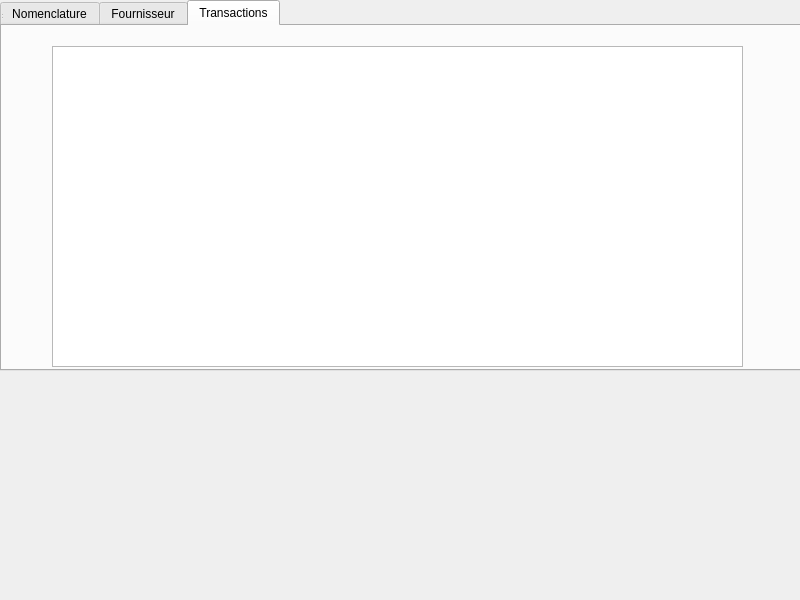
<?xml version="1.0" encoding="UTF-8"?>
<ui version="4.0">
 <class>SecD</class>
 <widget class="QDialog" name="SecD">
  <property name="geometry">
   <rect>
    <x>0</x>
    <y>0</y>
    <width>800</width>
    <height>600</height>
   </rect>
  </property>
  <property name="windowTitle">
   <string>SecDialog</string>
  </property>
  <widget class="QWidget" name="centralwidget" native="true">
   <property name="geometry">
    <rect>
     <x>0</x>
     <y>0</y>
     <width>801</width>
     <height>481</height>
    </rect>
   </property>
   <widget class="QTabWidget" name="qtab">
    <property name="geometry">
     <rect>
      <x>0</x>
      <y>0</y>
      <width>801</width>
      <height>371</height>
     </rect>
    </property>
    <property name="currentIndex">
     <number>2</number>
    </property>
    <widget class="QWidget" name="tab">
     <attribute name="title">
      <string>Nomenclature</string>
     </attribute>
     <widget class="QTableView" name="table_nomenclature">
      <property name="geometry">
       <rect>
        <x>270</x>
        <y>40</y>
        <width>481</width>
        <height>301</height>
       </rect>
      </property>
     </widget>
     <widget class="QLabel" name="label_titre">
      <property name="geometry">
       <rect>
        <x>20</x>
        <y>40</y>
        <width>121</width>
        <height>21</height>
       </rect>
      </property>
      <property name="font">
       <font>
        <pointsize>11</pointsize>
       </font>
      </property>
      <property name="text">
       <string>Titre</string>
      </property>
     </widget>
     <widget class="QLabel" name="label_2">
      <property name="geometry">
       <rect>
        <x>20</x>
        <y>80</y>
        <width>61</width>
        <height>16</height>
       </rect>
      </property>
      <property name="font">
       <font>
        <pointsize>11</pointsize>
       </font>
      </property>
      <property name="text">
       <string>Contenu</string>
      </property>
     </widget>
     <widget class="QLabel" name="label_3">
      <property name="geometry">
       <rect>
        <x>10</x>
        <y>130</y>
        <width>71</width>
        <height>16</height>
       </rect>
      </property>
      <property name="font">
       <font>
        <pointsize>11</pointsize>
       </font>
      </property>
      <property name="text">
       <string>Description</string>
      </property>
     </widget>
     <widget class="QLabel" name="label_4">
      <property name="geometry">
       <rect>
        <x>20</x>
        <y>180</y>
        <width>47</width>
        <height>13</height>
       </rect>
      </property>
      <property name="font">
       <font>
        <pointsize>11</pointsize>
       </font>
      </property>
      <property name="text">
       <string>Solde</string>
      </property>
     </widget>
     <widget class="QLineEdit" name="f_titre">
      <property name="geometry">
       <rect>
        <x>90</x>
        <y>40</y>
        <width>113</width>
        <height>20</height>
       </rect>
      </property>
     </widget>
     <widget class="QLineEdit" name="f_contenu">
      <property name="geometry">
       <rect>
        <x>90</x>
        <y>80</y>
        <width>113</width>
        <height>20</height>
       </rect>
      </property>
     </widget>
     <widget class="QLineEdit" name="f_description">
      <property name="geometry">
       <rect>
        <x>90</x>
        <y>130</y>
        <width>113</width>
        <height>20</height>
       </rect>
      </property>
     </widget>
     <widget class="QLineEdit" name="f_solde">
      <property name="geometry">
       <rect>
        <x>90</x>
        <y>180</y>
        <width>113</width>
        <height>20</height>
       </rect>
      </property>
     </widget>
     <widget class="QPushButton" name="b_ajouter">
      <property name="geometry">
       <rect>
        <x>100</x>
        <y>290</y>
        <width>91</width>
        <height>31</height>
       </rect>
      </property>
      <property name="font">
       <font>
        <pointsize>11</pointsize>
       </font>
      </property>
      <property name="text">
       <string>Ajouter</string>
      </property>
     </widget>
     <widget class="QPushButton" name="b_supprimer">
      <property name="geometry">
       <rect>
        <x>270</x>
        <y>350</y>
        <width>481</width>
        <height>31</height>
       </rect>
      </property>
      <property name="font">
       <font>
        <pointsize>11</pointsize>
       </font>
      </property>
      <property name="text">
       <string>Supprimer</string>
      </property>
     </widget>
     <widget class="QComboBox" name="cb_type">
      <property name="geometry">
       <rect>
        <x>90</x>
        <y>220</y>
        <width>111</width>
        <height>22</height>
       </rect>
      </property>
      <item>
       <property name="text">
        <string>chapitre</string>
       </property>
      </item>
      <item>
       <property name="text">
        <string>souschapitre</string>
       </property>
      </item>
      <item>
       <property name="text">
        <string>article</string>
       </property>
      </item>
      <item>
       <property name="text">
        <string>programme</string>
       </property>
      </item>
     </widget>
     <widget class="QComboBox" name="cb_parent">
      <property name="geometry">
       <rect>
        <x>90</x>
        <y>250</y>
        <width>111</width>
        <height>22</height>
       </rect>
      </property>
     </widget>
     <widget class="QLabel" name="label">
      <property name="geometry">
       <rect>
        <x>20</x>
        <y>220</y>
        <width>51</width>
        <height>21</height>
       </rect>
      </property>
      <property name="font">
       <font>
        <pointsize>11</pointsize>
       </font>
      </property>
      <property name="text">
       <string>Type</string>
      </property>
     </widget>
     <widget class="QLabel" name="label_10">
      <property name="geometry">
       <rect>
        <x>20</x>
        <y>250</y>
        <width>61</width>
        <height>20</height>
       </rect>
      </property>
      <property name="font">
       <font>
        <pointsize>11</pointsize>
       </font>
      </property>
      <property name="text">
       <string>Parent</string>
      </property>
     </widget>
     <widget class="QLabel" name="label_13">
      <property name="geometry">
       <rect>
        <x>270</x>
        <y>10</y>
        <width>51</width>
        <height>21</height>
       </rect>
      </property>
      <property name="font">
       <font>
        <pointsize>11</pointsize>
       </font>
      </property>
      <property name="text">
       <string>Afficher</string>
      </property>
     </widget>
     <widget class="QComboBox" name="cb_affichage_type">
      <property name="geometry">
       <rect>
        <x>330</x>
        <y>10</y>
        <width>131</width>
        <height>21</height>
       </rect>
      </property>
      <property name="font">
       <font>
        <pointsize>11</pointsize>
       </font>
      </property>
      <item>
       <property name="text">
        <string>chapitre</string>
       </property>
      </item>
      <item>
       <property name="text">
        <string>souschapitre</string>
       </property>
      </item>
      <item>
       <property name="text">
        <string>article</string>
       </property>
      </item>
      <item>
       <property name="text">
        <string>programme</string>
       </property>
      </item>
     </widget>
    </widget>
    <widget class="QWidget" name="tab_2">
     <attribute name="title">
      <string>Fournisseur</string>
     </attribute>
     <widget class="QTableView" name="table_fournisseur">
      <property name="geometry">
       <rect>
        <x>270</x>
        <y>10</y>
        <width>481</width>
        <height>301</height>
       </rect>
      </property>
     </widget>
     <widget class="QLabel" name="label_5">
      <property name="geometry">
       <rect>
        <x>40</x>
        <y>30</y>
        <width>47</width>
        <height>13</height>
       </rect>
      </property>
      <property name="font">
       <font>
        <pointsize>11</pointsize>
       </font>
      </property>
      <property name="text">
       <string>Gérant</string>
      </property>
     </widget>
     <widget class="QLabel" name="label_6">
      <property name="geometry">
       <rect>
        <x>20</x>
        <y>70</y>
        <width>101</width>
        <height>16</height>
       </rect>
      </property>
      <property name="font">
       <font>
        <pointsize>11</pointsize>
       </font>
      </property>
      <property name="text">
       <string>Raison sociale</string>
      </property>
     </widget>
     <widget class="QLabel" name="label_7">
      <property name="geometry">
       <rect>
        <x>30</x>
        <y>110</y>
        <width>141</width>
        <height>20</height>
       </rect>
      </property>
      <property name="font">
       <font>
        <pointsize>11</pointsize>
       </font>
      </property>
      <property name="text">
       <string>Description</string>
      </property>
     </widget>
     <widget class="QLineEdit" name="f_gerant">
      <property name="geometry">
       <rect>
        <x>120</x>
        <y>30</y>
        <width>113</width>
        <height>21</height>
       </rect>
      </property>
     </widget>
     <widget class="QLineEdit" name="f_rs">
      <property name="geometry">
       <rect>
        <x>120</x>
        <y>70</y>
        <width>113</width>
        <height>20</height>
       </rect>
      </property>
     </widget>
     <widget class="QTextEdit" name="t_description">
      <property name="geometry">
       <rect>
        <x>120</x>
        <y>110</y>
        <width>141</width>
        <height>91</height>
       </rect>
      </property>
     </widget>
     <widget class="QPushButton" name="b_supprimer2">
      <property name="geometry">
       <rect>
        <x>270</x>
        <y>320</y>
        <width>481</width>
        <height>31</height>
       </rect>
      </property>
      <property name="font">
       <font>
        <pointsize>11</pointsize>
       </font>
      </property>
      <property name="text">
       <string>Supprimer</string>
      </property>
     </widget>
     <widget class="QLabel" name="label_11">
      <property name="geometry">
       <rect>
        <x>30</x>
        <y>200</y>
        <width>71</width>
        <height>31</height>
       </rect>
      </property>
      <property name="font">
       <font>
        <pointsize>11</pointsize>
       </font>
      </property>
      <property name="text">
       <string>Popularité</string>
      </property>
     </widget>
     <widget class="QLabel" name="label_12">
      <property name="geometry">
       <rect>
        <x>30</x>
        <y>250</y>
        <width>71</width>
        <height>31</height>
       </rect>
      </property>
      <property name="font">
       <font>
        <pointsize>11</pointsize>
       </font>
      </property>
      <property name="text">
       <string>Ville</string>
      </property>
     </widget>
     <widget class="QLineEdit" name="f_ville">
      <property name="geometry">
       <rect>
        <x>120</x>
        <y>260</y>
        <width>113</width>
        <height>20</height>
       </rect>
      </property>
     </widget>
     <widget class="QLineEdit" name="f_popu">
      <property name="geometry">
       <rect>
        <x>120</x>
        <y>210</y>
        <width>113</width>
        <height>20</height>
       </rect>
      </property>
     </widget>
     <widget class="QLabel" name="l_statut2">
      <property name="geometry">
       <rect>
        <x>140</x>
        <y>460</y>
        <width>51</width>
        <height>16</height>
       </rect>
      </property>
      <property name="font">
       <font>
        <pointsize>11</pointsize>
       </font>
      </property>
      <property name="text">
       <string>Statut</string>
      </property>
     </widget>
     <widget class="QLabel" name="label_9">
      <property name="geometry">
       <rect>
        <x>30</x>
        <y>360</y>
        <width>71</width>
        <height>16</height>
       </rect>
      </property>
      <property name="font">
       <font>
        <pointsize>11</pointsize>
       </font>
      </property>
      <property name="text">
       <string>Création</string>
      </property>
     </widget>
     <widget class="QLineEdit" name="f_domaine">
      <property name="geometry">
       <rect>
        <x>120</x>
        <y>310</y>
        <width>113</width>
        <height>20</height>
       </rect>
      </property>
     </widget>
     <widget class="QPushButton" name="b_ajouter2">
      <property name="geometry">
       <rect>
        <x>120</x>
        <y>410</y>
        <width>111</width>
        <height>31</height>
       </rect>
      </property>
      <property name="font">
       <font>
        <pointsize>11</pointsize>
       </font>
      </property>
      <property name="text">
       <string>Ajouter</string>
      </property>
     </widget>
     <widget class="QLabel" name="label_8">
      <property name="geometry">
       <rect>
        <x>30</x>
        <y>310</y>
        <width>71</width>
        <height>16</height>
       </rect>
      </property>
      <property name="font">
       <font>
        <pointsize>11</pointsize>
       </font>
      </property>
      <property name="text">
       <string>Domaine</string>
      </property>
     </widget>
     <widget class="QLineEdit" name="f_creation">
      <property name="geometry">
       <rect>
        <x>120</x>
        <y>360</y>
        <width>113</width>
        <height>20</height>
       </rect>
      </property>
     </widget>
    </widget>
    <widget class="QWidget" name="tab_3">
     <attribute name="title">
      <string>Transactions</string>
     </attribute>
     <widget class="QTableView" name="table_transactions">
      <property name="geometry">
       <rect>
        <x>50</x>
        <y>20</y>
        <width>691</width>
        <height>321</height>
       </rect>
      </property>
     </widget>
     <widget class="QLabel" name="label_14">
      <property name="geometry">
       <rect>
        <x>90</x>
        <y>390</y>
        <width>141</width>
        <height>16</height>
       </rect>
      </property>
      <property name="font">
       <font>
        <pointsize>11</pointsize>
       </font>
      </property>
      <property name="text">
       <string>Type de transaction</string>
      </property>
     </widget>
    </widget>
   </widget>
  </widget>
  <widget class="QStatusBar" name="statusbar">
   <property name="geometry">
    <rect>
     <x>0</x>
     <y>0</y>
     <width>3</width>
     <height>20</height>
    </rect>
   </property>
  </widget>
 </widget>
 <resources/>
 <connections/>
</ui>
